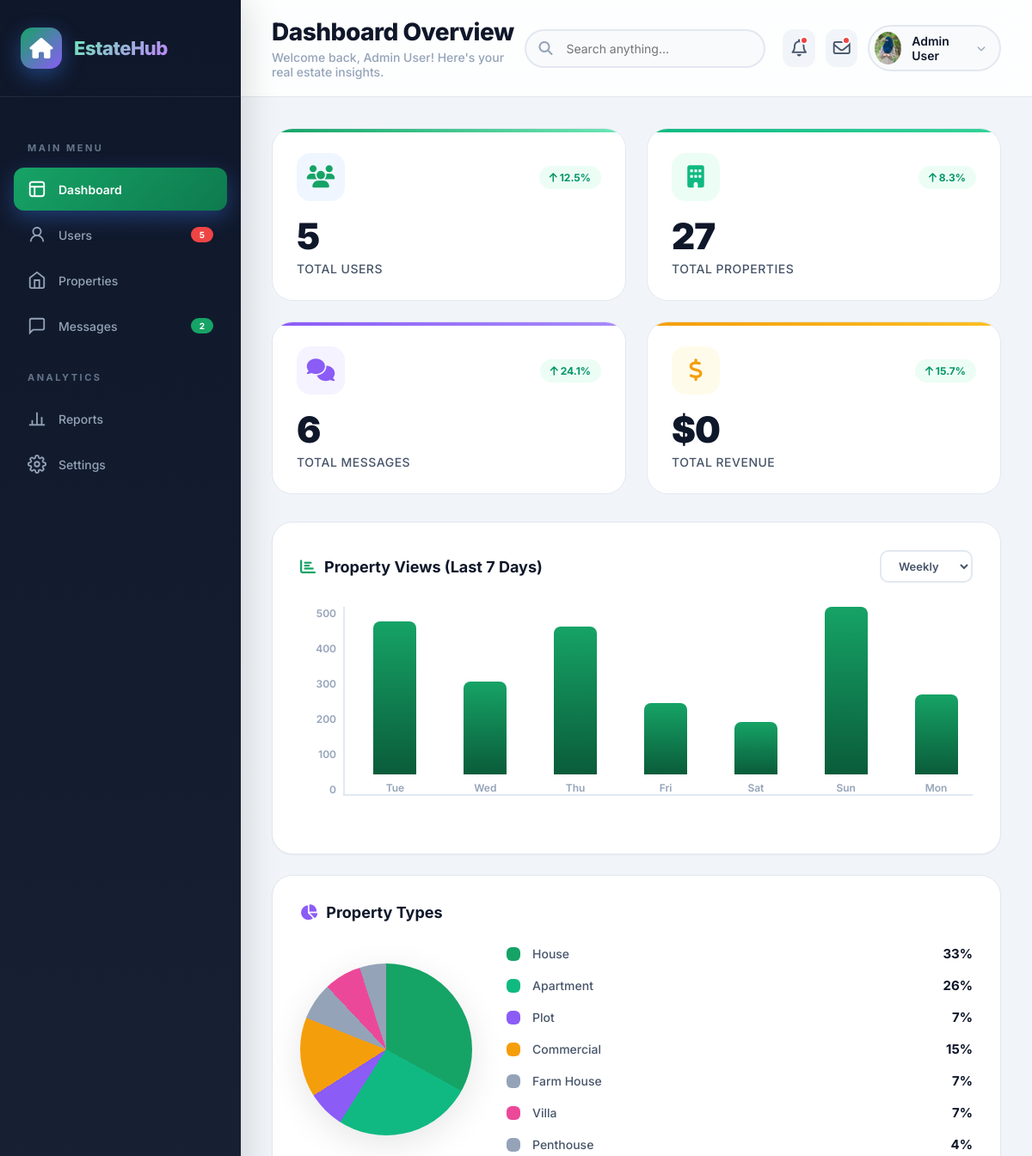
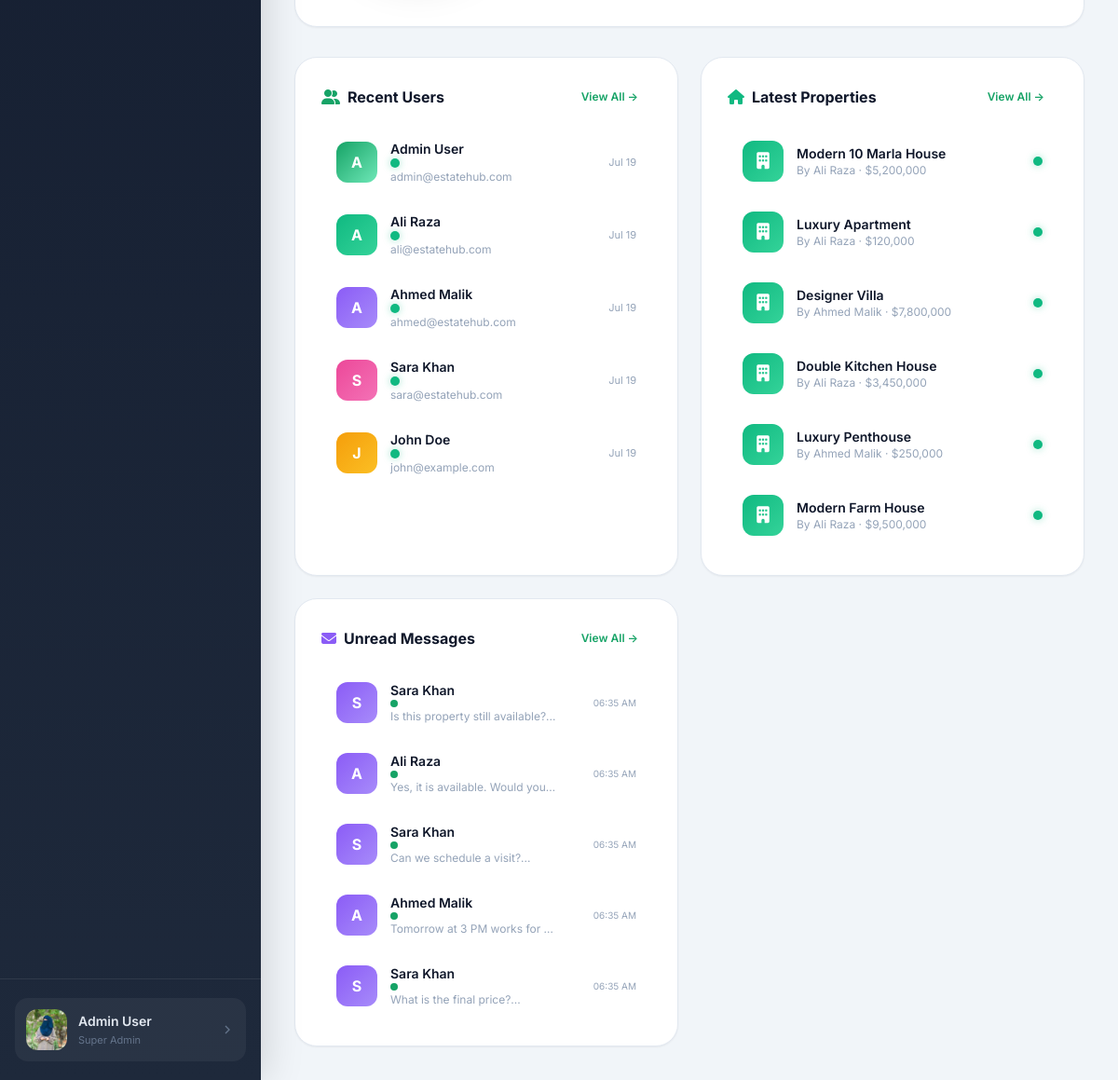
The page /admin/login.php (signed in) on the database its author committed (2 pictures, top to bottom).
### tables this page shows
CREATE TABLE users (
    id INT AUTO_INCREMENT PRIMARY KEY,
    full_name VARCHAR(100) NOT NULL,
    email VARCHAR(100) UNIQUE NOT NULL,
    password VARCHAR(255) NOT NULL,
    phone VARCHAR(20),
    profile_pic VARCHAR(255) DEFAULT NULL,
    bio TEXT,
    user_type ENUM('admin', 'seller', 'user') DEFAULT 'user',
    status ENUM('active', 'inactive', 'banned') DEFAULT 'active',
    created_at TIMESTAMP DEFAULT CURRENT_TIMESTAMP,
    updated_at TIMESTAMP DEFAULT CURRENT_TIMESTAMP ON UPDATE CURRENT_TIMESTAMP
);

CREATE TABLE properties (
    id INT AUTO_INCREMENT PRIMARY KEY,
    user_id INT NOT NULL,
    title VARCHAR(255) NOT NULL,
    description TEXT,
    property_type ENUM('House','Apartment','Plot','Commercial','Farm House','Portion','Villa','Penthouse') DEFAULT 'House',
    purpose ENUM('Sale','Rent') DEFAULT 'Sale',
    price DECIMAL(15,2) NOT NULL,
    location VARCHAR(255) NOT NULL,
    city VARCHAR(100) NOT NULL,
    area_size VARCHAR(50),
    bedrooms INT DEFAULT 0,
    bathrooms INT DEFAULT 0,
    image_main VARCHAR(255),
    images TEXT,
    status ENUM('Active','Pending','Sold','Rented') DEFAULT 'Active',
    views INT DEFAULT 0,
    featured BOOLEAN DEFAULT FALSE,
    created_at TIMESTAMP DEFAULT CURRENT_TIMESTAMP,
    updated_at TIMESTAMP DEFAULT CURRENT_TIMESTAMP ON UPDATE CURRENT_TIMESTAMP,
    FOREIGN KEY (user_id) REFERENCES users(id) ON DELETE CASCADE
);

CREATE TABLE messages (
    id INT AUTO_INCREMENT PRIMARY KEY,
    sender_id INT NOT NULL,
    receiver_id INT NOT NULL,
    property_id INT,
    message TEXT NOT NULL,
    is_read BOOLEAN DEFAULT FALSE,
    created_at TIMESTAMP DEFAULT CURRENT_TIMESTAMP,
    FOREIGN KEY (sender_id) REFERENCES users(id) ON DELETE CASCADE,
    FOREIGN KEY (receiver_id) REFERENCES users(id) ON DELETE CASCADE,
    FOREIGN KEY (property_id) REFERENCES properties(id) ON DELETE SET NULL
);

### admin/login.php (the view, shortened to what the rows shown need)
<?php
require_once __DIR__ . '/../includes/config.php';
$recent_users = mysqli_query($conn,
    "SELECT id, full_name, email, user_type, status, created_at
     FROM users ORDER BY created_at DESC LIMIT 6"
);
$recent_props = mysqli_query($conn,
    "SELECT p.id, p.title, p.price, p.status, p.created_at, u.full_name as owner
     FROM properties p
     JOIN users u ON p.user_id = u.id
     ORDER BY p.created_at DESC LIMIT 6"
);
$recent_msgs = mysqli_query($conn,
    "SELECT m.id, m.message, m.is_read, m.created_at, u.full_name as sender, u.email as sender_email
     FROM messages m
     JOIN users u ON m.sender_id = u.id
     ORDER BY m.created_at DESC LIMIT 5"
);
?>
<!DOCTYPE html>
<html lang="en">
<head>
    <link rel="stylesheet" href="https://cdnjs.cloudflare.com/ajax/libs/font-awesome/6.5.0/css/all.min.css">
</head>
<body>
<main class="main-content">
    <header class="topbar">
        <div class="topbar-left">
            <h1>Dashboard Overview</h1>
        </div>
    </header>
    <div class="content-area">
        <div class="charts-row">
            <div class="chart-card animate-in">
                <div class="chart-card-header">
                    <h2><i class="fas fa-chart-bar" style="color: var(--blue); margin-right:10px;"></i>Property Views (Last 7 Days)</h2>
                </div>
            </div>
            <div class="chart-card animate-in">
                <div class="chart-card-header">
                    <h2><i class="fas fa-chart-pie" style="color: var(--purple); margin-right:10px;"></i>Property Types</h2>
                </div>
            </div>
        </div>
        <div class="bottom-row">
            <div class="data-card animate-in">
                <div class="data-card-header">
                    <h2><i class="fas fa-user-friends" style="color: var(--blue); margin-right:8px;"></i>Recent Users</h2>
                </div>
                <div class="data-list">
                    <?php
                    $avatar_colors = ['avatar-blue', 'avatar-green', 'avatar-purple', 'avatar-pink', 'avatar-amber', 'avatar-cyan'];
                    if ($recent_users && mysqli_num_rows($recent_users) > 0):
                        $i = 0;
                        while ($user = mysqli_fetch_assoc($recent_users)):
                            $initials = strtoupper(substr($user['full_name'] ?? 'U', 0, 1));
                    ?>
                        <div class="data-list-item">
                            <div class="data-user-info">
                                <div class="data-user-avatar <?php echo $avatar_colors[$i % 6]; ?>"><?php echo $initials; ?></div>
                                <div class="data-user-details">
                                    <h4>
                                        <?php echo htmlspecialchars($user['full_name']); ?>
                                        <span class="status-indicator <?php echo ($user['status'] ?? '') == 'active' ? 'status-active' : 'status-pending'; ?>"></span>
                                    </h4>
                                    <span><?php echo htmlspecialchars($user['email'] ?? ''); ?></span>
                                </div>
                            </div>
                            <span style="font-size:11px; color:#94a3b8;"><?php echo date('M d', strtotime($user['created_at'] ?? 'now')); ?></span>
                        </div>
                    <?php
                        $i++;
                        endwhile;
                    else:
                    ?>
                        <div style="padding:20px; text-align:center; color:#94a3b8;">No users yet</div>
                    <?php endif; ?>
                </div>
            </div>
            <div class="data-card animate-in">
                <div class="data-card-header">
                    <h2><i class="fas fa-home" style="color: var(--green); margin-right:8px;"></i>Latest Properties</h2>
                </div>
                <div class="data-list">
                    <?php if ($recent_props && mysqli_num_rows($recent_props) > 0): ?>
                        <?php while ($prop = mysqli_fetch_assoc($recent_props)): ?>
                            <div class="data-list-item">
                                <div class="data-user-info">
                                    <div class="data-user-avatar avatar-green" style="font-size:18px;">
                                        <i class="fas fa-building"></i>
                                    </div>
                                    <div class="data-user-details">
                                        <h4><?php echo htmlspecialchars($prop['title']); ?></h4>
                                        <span>By <?php echo htmlspecialchars($prop['owner'] ?? 'N/A'); ?> · $<?php echo number_format($prop['price'] ?? 0); ?></span>
                                    </div>
                                </div>
                                <span class="status-indicator <?php echo strtolower($prop['status'] ?? '') == 'active' ? 'status-active' : 'status-pending'; ?>"></span>
                            </div>
                        <?php endwhile; ?>
                    <?php else: ?>
                        <div style="padding:20px; text-align:center; color:#94a3b8;">No properties yet</div>
                    <?php endif; ?>
                </div>
            </div>
            <div class="data-card animate-in">
                <div class="data-card-header">
                    <h2><i class="fas fa-envelope" style="color: var(--purple); margin-right:8px;"></i>Unread Messages</h2>
                </div>
                <div class="data-list">
                    <?php if ($recent_msgs && mysqli_num_rows($recent_msgs) > 0): ?>
                        <?php while ($msg = mysqli_fetch_assoc($recent_msgs)): ?>
                            <div class="data-list-item">
                                <div class="data-user-info">
                                    <div class="data-user-avatar avatar-purple"><?php echo strtoupper(substr($msg['sender'] ?? 'U', 0, 1)); ?></div>
                                    <div class="data-user-details">
                                        <h4><?php echo htmlspecialchars($msg['sender']); ?> <span class="unread-dot"></span></h4>
                                        <span class="message-preview"><?php echo htmlspecialchars(substr($msg['message'] ?? '', 0, 35)); ?>...</span>
                                    </div>
                                </div>
                                <span style="font-size:10px; color:#94a3b8;"><?php echo date('h:i A', strtotime($msg['created_at'] ?? 'now')); ?></span>
                            </div>
                        <?php endwhile; ?>
                    <?php else: ?>
                        <div style="padding:20px; text-align:center; color:#94a3b8;">No messages yet</div>
                    <?php endif; ?>
                </div>
            </div>
        </div>
    </div>
</main>
</body>
</html>

### rows shown on the page
users: full_name "A", full_name "Admin User", email "admin@estatehub.com", created_at "Jul 19"
users: full_name "A", full_name "Ali Raza", email "ali@estatehub.com", created_at "Jul 19"
users: full_name "A", full_name "Ahmed Malik", email "ahmed@estatehub.com", created_at "Jul 19"
users: full_name "S", full_name "Sara Khan", email "sara@estatehub.com", created_at "Jul 19"
users: full_name "J", full_name "John Doe", email "john@example.com", created_at "Jul 19"
properties: title "Modern 10 Marla House", user.full_name "Ali Raza", price "5,200,000"
properties: title "Luxury Apartment", user.full_name "Ali Raza", price "120,000"
properties: title "Designer Villa", user.full_name "Ahmed Malik", price "7,800,000"
properties: title "Double Kitchen House", user.full_name "Ali Raza", price "3,450,000"
properties: title "Luxury Penthouse", user.full_name "Ahmed Malik", price "250,000"
properties: title "Modern Farm House", user.full_name "Ali Raza", price "9,500,000"
messages: sender.full_name "S", sender.full_name "Sara Khan", message "Is this property still available?", created_at "06:35 AM"
messages: sender.full_name "A", sender.full_name "Ali Raza", message "Yes, it is available. Would you…", created_at "06:35 AM"
messages: sender.full_name "S", sender.full_name "Sara Khan", message "Can we schedule a visit?", created_at "06:35 AM"
messages: sender.full_name "A", sender.full_name "Ahmed Malik", message "Tomorrow at 3 PM works for…", created_at "06:35 AM"
messages: sender.full_name "S", sender.full_name "Sara Khan", message "What is the final price?", created_at "06:35 AM"

### other values the page prints
$total_users "5"
$unread_msgs "2"
$_SESSION['user_name'] "Admin User"
$total_properties "27"
$total_messages "6"
$total_revenue "0"
$chart_labels[$i] "Tue"
$chart_labels[$i] "Wed"
$chart_labels[$i] "Thu"
$chart_labels[$i] "Fri"
$chart_labels[$i] "Sat"
$chart_labels[$i] "Sun"
$chart_labels[$i] "Mon"
$type "House"
$pct "33"
